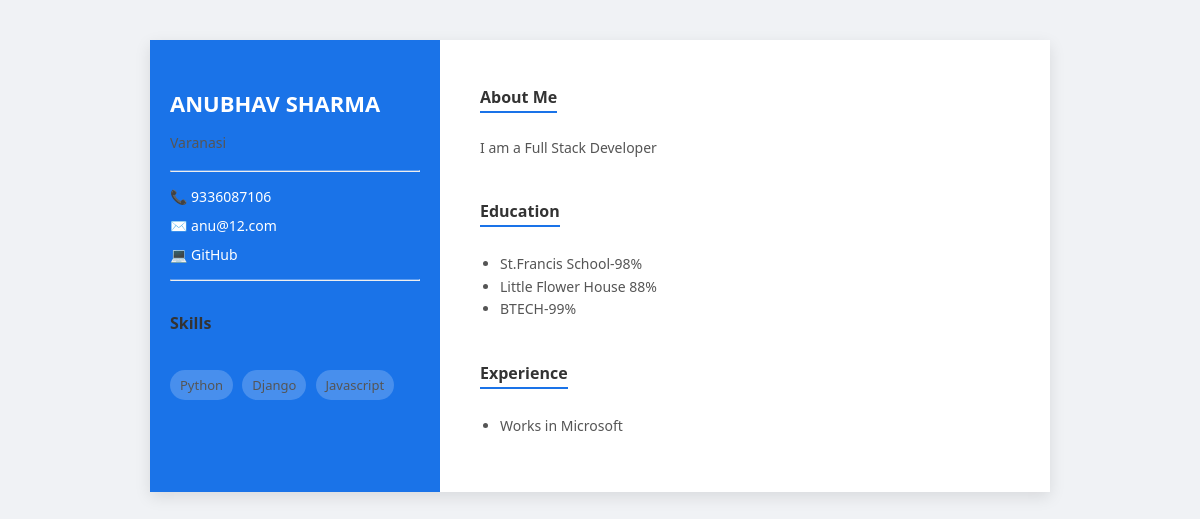
The page /preview/8/ (signed in) on the database its author committed.
### resume/models.py (models this page shows, shortened)
class Resume(models.Model):
    user = models.ForeignKey(User, on_delete=models.CASCADE)
    name = models.CharField(max_length=255)
    email = models.EmailField()
    phone = models.CharField(max_length=20, blank=True)
    location = models.CharField(max_length=100, blank=True)
    summary = models.TextField(blank=True, null=True)
    education = models.TextField(blank=True)
    experience = models.TextField(blank=True)
    skills = models.TextField(blank=True)  # Comma-separated skills
    template = models.CharField(max_length=50, default="template1")
    github = models.URLField(blank=True)
    linkedin = models.URLField(blank=True)
    leetcode = models.URLField(blank=True)
    gfg = models.URLField(blank=True)
    created_at = models.DateTimeField(auto_now_add=True)
    class Meta:
        ordering = ['-created_at']

### resume/views.py (the view)
# urls.py: path('preview/<int:id>/', views.preview_resume, name='preview_resume'),
@login_required
def preview_resume(request, id):
    resume = get_object_or_404(Resume, id=id)
    education_list = [e.strip() for e in (resume.education or "").split("\n") if e.strip()]
    experience_list = [e.strip() for e in (resume.experience or "").split("\n") if e.strip()]
    skills_list = [s.strip() for s in (resume.skills or "").split(",") if s.strip()]
    context = {
        "resume": resume,
        "education_list": education_list,
        "experience_list": experience_list,
        "skills_list": skills_list,
    }
    if resume.template == "template2":
        return render(request, "template2.html", context)
    return render(request, "template1.html", context)

### resume/templates/template2.html (shortened to what this page needs)
<!DOCTYPE html>
<html>
<head>
</head>
<body>
<div class="resume-container">
    <div class="sidebar">
        <h2>{{ resume.name|upper }}</h2>
        <p>{{ resume.location }}</p>
        <hr>
        {% if resume.phone %}
        <div class="contact-item">📞 {{ resume.phone }}</div>
        {% endif %}
        {% if resume.email %}
        <div class="contact-item">✉️ {{ resume.email }}</div>
        {% endif %}
        {% if resume.github %}
        <div class="contact-item">💻 <a href="{{ resume.github }}" target="_blank">GitHub</a></div>
        {% endif %}
        <hr>
        {% if skills_list %}
        <h3>Skills</h3>
        <ul class="skills-list">
            {% for skill in skills_list %}
            <li>{{ skill }}</li>
            {% endfor %}
        </ul>
        {% endif %}
    </div>
    <div class="main-content">
        {% if resume.summary %}
        <div class="section">
            <h3>About Me</h3>
            <p>{{ resume.summary }}</p>
        </div>
        {% endif %}
        {% if education_list %}
        <div class="section">
            <h3>Education</h3>
            <ul>
                {% for edu in education_list %}
                <li>{{ edu }}</li>
                {% endfor %}
            </ul>
        </div>
        {% endif %}
        {% if experience_list %}
        <div class="section">
            <h3>Experience</h3>
            <ul>
                {% for exp in experience_list %}
                <li>{{ exp }}</li>
                {% endfor %}
            </ul>
        </div>
        {% endif %}
    </div>
</div>
</body>
</html>

### resume/templates/template2.html (style rules this page uses)
body { font-family: 'Segoe UI', Tahoma, Geneva, Verdana, sans-serif; background: #f0f2f5; margin: 0; padding: 0; }
.resume-container { display: flex; max-width: 900px; margin: 40px auto; background: #fff; box-shadow: 0 5px 15px rgba(0,0,0,0.1); }
.sidebar { width: 250px; background: #1a73e8; color: #fff; padding: 30px 20px; }
.sidebar h2 { font-size: 22px; margin-bottom: 10px; }
.sidebar a { color: #fff; text-decoration: none; }
.sidebar hr { border-top: 1px solid rgba(255,255,255,0.3); margin: 15px 0; }
.main-content { flex: 1; padding: 30px 40px; }
h3 { font-size: 16px; margin-bottom: 10px; color: #333; border-bottom: 2px solid #1a73e8; display: inline-block; padding-bottom: 3px; }
p, li { font-size: 14px; color: #555; line-height: 1.6; }
ul { padding-left: 20px; }
.section { margin-bottom: 25px; }
.contact-item { margin-bottom: 10px; font-size: 14px; }
.skills-list { list-style: none; padding-left: 0; }
.skills-list li { background: rgba(255,255,255,0.2); display: inline-block; padding: 5px 10px; margin: 5px 5px 0 0; border-radius: 15px; font-size: 13px; }

### rows shown on the page
Resume: name "ANUBHAV SHARMA", phone "9336087106", email "anu@12.com", summary "I am a Full Stack Developer", experience_list "Works in Microsoft"

### other values the page prints
{{ skill }} "Python" "Django" "Javascript"
{{ edu }} "St.Francis School-98%" "Little Flower House 88%" "BTECH-99%"
